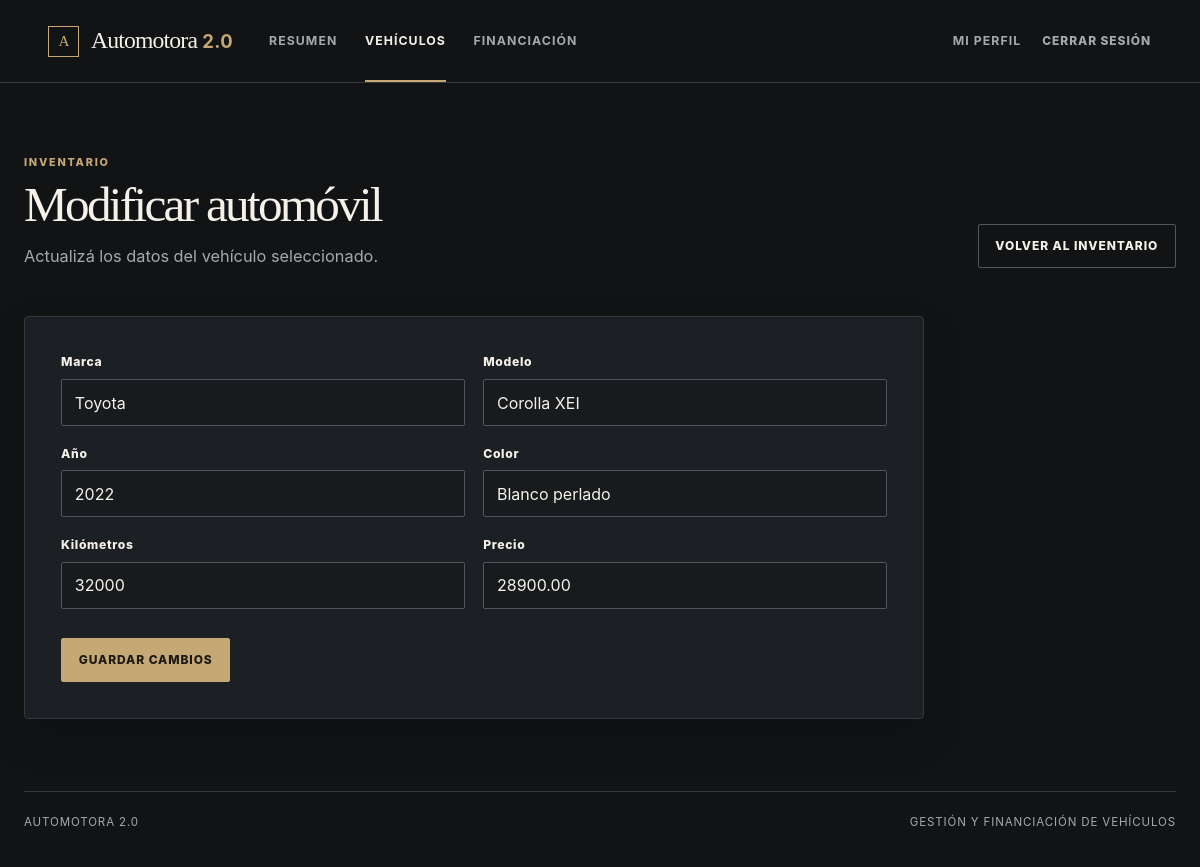
Screenshot of /index.php?ruta=auto-modificar&id=1 (signed in) with the database file from the repository.
### tables this page shows
CREATE TABLE `autos` (
  `id` INT NOT NULL AUTO_INCREMENT,
  `administrador_id` INT NOT NULL,
  `marca` VARCHAR(80) NOT NULL,
  `modelo` VARCHAR(80) NOT NULL,
  `anio` SMALLINT NOT NULL,
  `color` VARCHAR(50) NOT NULL,
  `kilometros` INT NOT NULL,
  `precio` DECIMAL(12,2) NOT NULL,
  CONSTRAINT `pk_autos` PRIMARY KEY (`id`),
  CONSTRAINT `fk_autos_admin` FOREIGN KEY (`administrador_id`)
    REFERENCES `usuarios` (`id`) ON UPDATE RESTRICT ON DELETE RESTRICT,
  CONSTRAINT `chk_autos_anio` CHECK (`anio` BETWEEN 1886 AND 2100),
  CONSTRAINT `chk_autos_km` CHECK (`kilometros` >= 0),
  CONSTRAINT `chk_autos_precio` CHECK (`precio` > 0),
  INDEX `idx_autos_admin` (`administrador_id`),
  INDEX `idx_autos_marca_modelo` (`marca`,`modelo`),
  FULLTEXT INDEX `ft_autos_marca_modelo` (`marca`,`modelo`)
);

### controllers/AdministradorController.php (called while the page is built, shortened)
<?php
require_once __DIR__ . "/Utilidades.php";
require_once __DIR__ . "/../models/Auto.php";
class AdministradorController
{
    public function modificarAuto(): void
    {
        $id = idPositivo($_GET["id"] ?? null);
        $auto = new Auto();
        $datos = $auto->buscarAutoXID($id);
        require __DIR__ . "/../views/administrador/modificarAuto.php";
    }
}

### public/index.php (called while the page is built, shortened)
<?php
require_once __DIR__ . "/../controllers/Utilidades.php";
require_once __DIR__ . "/../controllers/AdministradorController.php";
$ruta = $_GET["ruta"] ?? "inicio";
$usuario = new UsuarioController();
$administrador = new AdministradorController();
$comprador = new CompradorController();
$perfil = new PerfilController();
$rutas = [
  "inicio" => ["GET", [$usuario, "mostrarInicio"]],
  "login" => ["POST", [$usuario, "iniciarSesion"]],
  "logout" => ["POST", [$usuario, "cerrarSesion"]],
  "admin" => ["GET", [$administrador, "panel"]],
  "autos" => ["GET", [$administrador, "listarAutos"]],
  "auto-cargar" => [["GET", "POST"], [$administrador, "cargarAuto"]],
  "auto-modificar" => [["GET", "POST"], [$administrador, "modificarAuto"]],
  "auto-eliminar" => ["POST", [$administrador, "eliminarAuto"]],
  "financiacion" => [["GET", "POST"], [$administrador, "configurarFinanciacion"]],
  "comprador" => ["GET", [$comprador, "panel"]],
  "catalogo" => ["GET", [$comprador, "catalogo"]],
  "simular-compra" => [["GET", "POST"], [$comprador, "simularCompra"]],
  "perfil" => [["GET", "POST"], [$perfil, "mostrar"]],
];
[$metodosPermitidos, $accion] = $rutas[$ruta];
$accion();

### models/Conexion.php (called while the page is built, shortened)
<?php
class Conexion
{
    public function conectar()
    {
        $config = parse_ini_file(__DIR__ . '/../.env');
        $host = $config["DB_HOST"];
        $usuario = $config["DB_USER"];
        $password = $config["DB_PASSWORD"];
        $baseDatos = $config["DB_NAME"];
        $conexion = new mysqli($host, $usuario, $password, $baseDatos);
        return $conexion;
    }
}

### controllers/Utilidades.php (called while the page is built, shortened)
<?php
function idPositivo(mixed $valor): ?int
{
    $id = (int) $valor;
    return $id > 0 ? $id : null;
}

### models/Auto.php (called while the page is built, shortened)
<?php
require_once __DIR__ . '/Conexion.php';
class Auto
{
    private $conexion;
    public function __construct()
    {
        $db = new Conexion();
        $this->conexion = $db->conectar();
    }
    public function buscarAutoXID($id)
    {
        $sql = "SELECT * FROM autos WHERE id = ?";
        $consulta = $this->conexion->prepare($sql);
        $consulta->bind_param("i", $id);
        $consulta->execute();
        $resultado = $consulta->get_result();
        $datos = $resultado->fetch_assoc();
        return $datos;
    }
}

### views/administrador/modificarAuto.php (the view, shortened to what this page needs)
<?php
require __DIR__ . "/../layouts/header.php";
?>
<section class="page-heading compact-heading">
    <div>
        <p class="eyebrow">Inventario</p>
        <h1>Modificar automóvil</h1>
        <p>Actualizá los datos del vehículo seleccionado.</p>
    </div><a class="button button-secondary" href="index.php?ruta=autos">Volver al inventario</a>
</section>
<section class="content-card form-card wide-form">
    <form class="form-grid" action="index.php?ruta=auto-modificar&amp;id=<?= (int) $id ?>" method="POST"><input type="hidden" name="csrf_token" value="<?= htmlspecialchars($csrfToken, ENT_QUOTES, "UTF-8") ?>">
        <div class="field-group"><label for="marca">Marca</label><input type="text" id="marca" name="marca" value="<?= htmlspecialchars($datos["marca"], ENT_QUOTES, "UTF-8") ?>" required></div>
        <div class="field-group"><label for="modelo">Modelo</label><input type="text" id="modelo" name="modelo" value="<?= htmlspecialchars($datos["modelo"], ENT_QUOTES, "UTF-8") ?>" required></div>
        <div class="field-group"><label for="anio">Año</label><input type="number" id="anio" name="anio" value="<?= htmlspecialchars((string) $datos["anio"], ENT_QUOTES, "UTF-8") ?>" required></div>
        <div class="field-group"><label for="color">Color</label><input type="text" id="color" name="color" value="<?= htmlspecialchars($datos["color"], ENT_QUOTES, "UTF-8") ?>" required></div>
        <div class="field-group"><label for="kilometros">Kilómetros</label><input type="number" id="kilometros" name="kilometros" value="<?= htmlspecialchars((string) $datos["kilometros"], ENT_QUOTES, "UTF-8") ?>" min="0" required></div>
        <div class="field-group"><label for="precio">Precio</label><input type="number" id="precio" name="precio" step="0.01" min="0" value="<?= htmlspecialchars((string) $datos["precio"], ENT_QUOTES, "UTF-8") ?>" required></div>
        <div class="form-actions"><button class="button button-primary" type="submit">Guardar cambios</button></div>
    </form>
</section>
<?php require __DIR__ . "/../layouts/footer.php"; ?>

### public/css/style.css (style rules this page uses)
:root { --bg:#111315; --surface:#1c2024; --surface-raised:#252a2f; --surface-soft:#181b1e; --line:#34383d; --line-strong:#51565c; --text:#f5f1e9; --muted:#a5a9ae; --primary:#c6a875; --primary-hover:#dcc18e; --primary-ink:#1c1914; --danger:#df8b8b; --danger-bg:#302021; --success:#9fca9a; --success-bg:#1b2b22; --shadow:0 18px 42px rgba(0,0,0,.18); --radius:4px; --radius-small:2px; }
* { box-sizing:border-box; }
html { min-width:320px; background:var(--bg); color-scheme:dark; }
body { min-height:100vh; margin:0; display:flex; flex-direction:column; background:var(--bg); color:var(--text); font-family:Inter,ui-sans-serif,system-ui,-apple-system,BlinkMacSystemFont,"Segoe UI",sans-serif; font-size:16px; line-height:1.5; }
a { color:inherit; text-decoration:none; }
button,input,select { font:inherit; }
button { cursor:pointer; }
h1,h2,h3,p { margin-top:0; }
h1,.vehicle-details h2,.auth-card h2,.vehicle-sheet h2 { font-family:Georgia,"Times New Roman",serif; font-weight:400; }
h1 { max-width:16ch; margin-bottom:.9rem; font-size:clamp(2.7rem,5.5vw,5.2rem); letter-spacing:-.055em; line-height:.98; }
.eyebrow { margin-bottom:.75rem; color:var(--primary); font-size:.68rem; font-weight:800; letter-spacing:.16em; line-height:1.3; text-transform:uppercase; }
.page-heading { display:flex; align-items:flex-end; justify-content:space-between; gap:2rem; margin-bottom:clamp(2.25rem,4vw,3.5rem); }
.page-heading h1 { font-size:clamp(2.6rem,4.7vw,4.4rem); }
.page-heading p:not(.eyebrow),.simulator-heading > p { max-width:620px; margin-bottom:0; color:var(--muted); font-size:1.02rem; }
.compact-heading h1 { font-size:clamp(2.35rem,4.1vw,3.8rem); }
.button { min-height:44px; padding:.7rem 1.05rem; display:inline-flex; align-items:center; justify-content:center; border:1px solid transparent; border-radius:var(--radius-small); font-size:.75rem; font-weight:800; letter-spacing:.075em; line-height:1; text-transform:uppercase; transition:background .18s ease,border-color .18s ease,color .18s ease; }
.button-primary { border-color:var(--primary); background:var(--primary); color:var(--primary-ink); }
.button-secondary { border-color:var(--line-strong); background:transparent; color:var(--text); }
.content-card { border:1px solid var(--line); border-radius:var(--radius); background:var(--surface); box-shadow:var(--shadow); }
.form-card { padding:clamp(1.35rem,3vw,2.25rem); }
.wide-form { max-width:900px; }
.form-grid { display:grid; grid-template-columns:repeat(2,minmax(0,1fr)); gap:1.15rem; }
.field-group { display:grid; gap:.48rem; }
.field-group label { color:var(--text); font-size:.76rem; font-weight:800; letter-spacing:.055em; }
input,select { width:100%; min-height:47px; padding:.65rem .8rem; border:1px solid var(--line-strong); border-radius:var(--radius-small); background:var(--surface-soft); color:var(--text); }
.form-actions { grid-column:1 / -1; padding-top:.7rem; display:flex; align-items:center; gap:1rem; }

### rows the page displays
autos: marca "Toyota", modelo "Corolla XEI", anio "2022", color "Blanco perlado", kilometros "32000", precio "28900.00"
